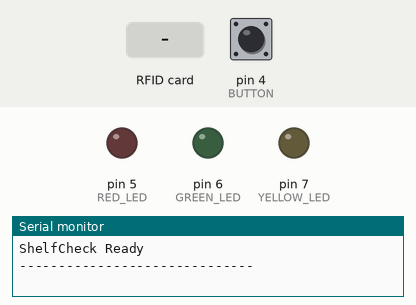
Recording of a sketch running on a simulated Arduino Uno, built with avr-gcc and run on an emulated ATmega328P. On the bench: output pins drawn as LEDs (lit = HIGH), the last lines printed to the serial monitor. The test bench sets the inputs (shaded band); at power-on: pin 4 (BUTTON) HIGH. Pins used as bus, display or sensor lines are not drawn.

Above: at 1.2 s.
1.3 s: pin 4 (BUTTON) pulled LOW for 1 s
At 2.1 s:
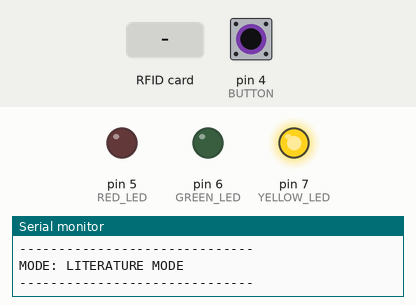
5.3 s: pin 4 (BUTTON) pulled LOW for 0.15 s
At 5.8 s:
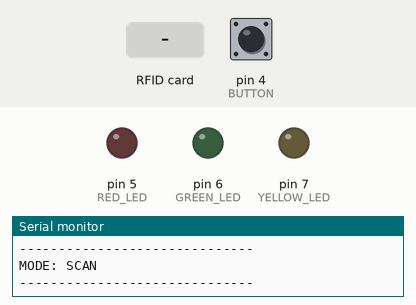
7.1 s: RFID card C6 95 B5 01 held to the reader
At 7.5 s:
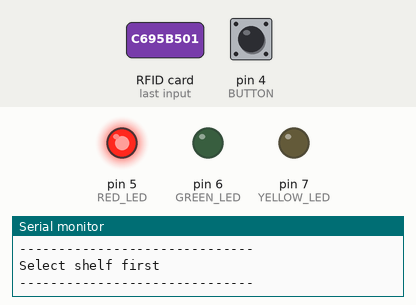
9.1 s: RFID card E2 53 F9 04 held to the reader
At 9.8 s:
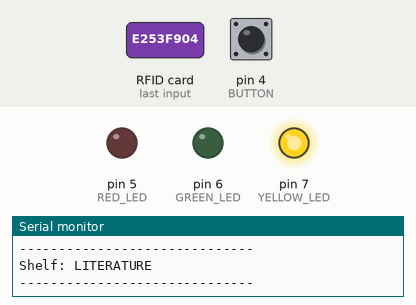
10.6 s: RFID card C6 95 B5 01 held to the reader
At 11.2 s:
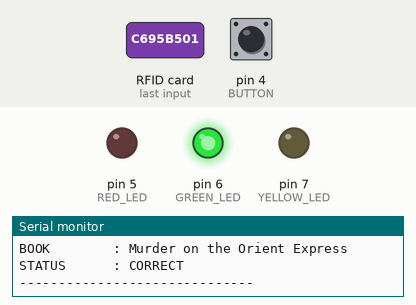
12.9 s: pin 4 (BUTTON) driven LOW
At 16.3 s:
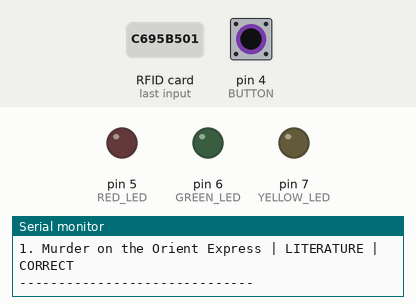
Timing chart, 0 to 16.9 s (numbered marks = the images above; inputs shaded):
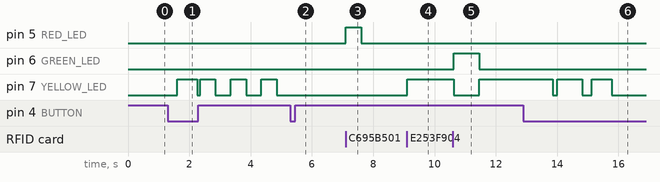

Measured:
- after the input at 1.3 s, pin 7 (YELLOW_LED): LOW → HIGH after 0.31 s, → LOW 0.65 s later, → HIGH 0.09 s later, → LOW 0.50 s later, … (8 changes in this stretch)
- after the input at 5.3 s, pin 7 (YELLOW_LED): stops changing and stays LOW
- after the input at 7.1 s, pin 5 (RED_LED): LOW → HIGH at once, → LOW 0.50 s later
- after the input at 9.1 s, pin 7 (YELLOW_LED): LOW → HIGH at once
- after the input at 10.6 s, pin 6 (GREEN_LED): LOW → HIGH at once, → LOW 0.84 s later; pin 7 (YELLOW_LED): HIGH → LOW at once, → HIGH 0.84 s later
- after the input at 12.9 s, pin 7 (YELLOW_LED): goes LOW 0.15 s, HIGH 0.80 s, LOW 0.33 s, HIGH 0.65 s, then LOW, starting after 0.96 s

The sketch:

V12.ino
```cpp
#include <SPI.h>
#include <MFRC522.h>

#define SS_PIN 10
#define RST_PIN 9

MFRC522 rfid(SS_PIN,RST_PIN);

#define BUTTON 4
#define RED_LED 5
#define YELLOW_LED 7
#define GREEN_LED 6

#define MODE_SCAN 0
#define MODE_TECH 1
#define MODE_LITERATURE 2
#define MODE_REVIEW 3

int mode=0;

String shelfLITERATURE="E253F904";
String shelfTech="BC141307";

String LITERATUREUIDs[5]={"C695B501","C1503A1D","5387B534","B1BBD21D","B104981D"};
String LITERATURENames[5]={"Murder on the Orient Express","Crime and Punishment","The Great Gatsby","The Hound of the Baskervilles","The Time Machine"};

String techUIDs[5]={"C1D02B07","53643D34","90DB2226","33838033","906ED526"};
String techNames[5]={"Clean Code","Computer Networks","Operating System Concepts","Deep Learning","Code: Hardware & Software"};

String histBook[5];
String histShelf[5];
String histResult[5];
int histIndex=0;

String activeShelf="NONE";

bool reportPrinted=false;

void resetLEDs(){
  digitalWrite(RED_LED,LOW);
  digitalWrite(YELLOW_LED,LOW);
  digitalWrite(GREEN_LED,LOW);
}

void printLine(){
  Serial.println("------------------------------");
}

String getCorrectShelf(String uid){
  for(int i=0;i<5;i++){
    if(uid==LITERATUREUIDs[i])return "LITERATURE";
    if(uid==techUIDs[i])return "TECH";
  }
  return "UNKNOWN";
}

void addHistory(String book,String shelf,String result){
  histBook[histIndex]=book;
  histShelf[histIndex]=shelf;
  histResult[histIndex]=result;
  histIndex=(histIndex+1)%5;
}

void setup(){
  Serial.begin(9600);
  SPI.begin();
  rfid.PCD_Init();

  pinMode(BUTTON,INPUT_PULLUP);
  pinMode(RED_LED,OUTPUT);
  pinMode(YELLOW_LED,OUTPUT);
  pinMode(GREEN_LED,OUTPUT);

  Serial.println("ShelfCheck Ready");
  printLine();
}

void loop(){

  if(digitalRead(BUTTON)==LOW){
    mode++;
    if(mode>3)mode=0;

    delay(300);
    resetLEDs();
    reportPrinted=false;

    Serial.print("MODE: ");

    if(mode==MODE_SCAN){
      Serial.println("SCAN");
      activeShelf="NONE";
    }
    else if(mode==MODE_TECH){
      Serial.println("TECH MODE");
      activeShelf="TECH";
      digitalWrite(YELLOW_LED,HIGH);
    }
    else if(mode==MODE_LITERATURE){
      Serial.println("LITERATURE MODE");
      activeShelf="LITERATURE";
      digitalWrite(YELLOW_LED,HIGH);
    }
    else if(mode==MODE_REVIEW){
      Serial.println("REVIEW MODE");
    }

    printLine();
  }

  if(mode==MODE_REVIEW){

    if(!reportPrinted){
      Serial.println("=======================");
      Serial.println("SHELF REPORT ");
      Serial.println("==============================");

      int count=1;
      int idx=histIndex;

      for(int i=0;i<5;i++){
        idx--;
        if(idx<0)idx=4;

        if(histBook[idx]!=""){
          Serial.print(count);
          Serial.print(". ");
          Serial.print(histBook[idx]);
          Serial.print(" | ");
          Serial.print(histShelf[idx]);
          Serial.print(" | ");
          Serial.println(histResult[idx]);
          count++;
        }
      }

      Serial.println("------------------------------");
      reportPrinted=true;
    }

    static bool blink=false;
    blink=!blink;
    digitalWrite(YELLOW_LED,blink);

    delay(500);
    return;
  }

  if(!rfid.PICC_IsNewCardPresent())return;
  if(!rfid.PICC_ReadCardSerial())return;

  String uid="";
  for(byte i=0;i<rfid.uid.size;i++){
    if(rfid.uid.uidByte[i]<0x10)uid+="0";
    uid+=String(rfid.uid.uidByte[i],HEX);
  }
  uid.toUpperCase();

  resetLEDs();

  String shelf=activeShelf;

  if(mode==MODE_SCAN){

    if(uid==shelfLITERATURE){
      if(activeShelf!="LITERATURE"){
        activeShelf="LITERATURE";
        Serial.println("Shelf: LITERATURE");
        printLine();
        digitalWrite(YELLOW_LED,HIGH);
      }
      delay(300);
      return;
    }

    if(uid==shelfTech){
      if(activeShelf!="TECH"){
        activeShelf="TECH";
        Serial.println("Shelf: TECH");
        printLine();
        digitalWrite(YELLOW_LED,HIGH);
      }
      delay(300);
      return;
    }

    shelf=activeShelf;
  }

  if(shelf=="NONE"){
    Serial.println("Select shelf first");
    printLine();
    digitalWrite(RED_LED,HIGH);
    delay(500);
    resetLEDs();
    return;
  }

  String correctShelf=getCorrectShelf(uid);
  String bookName="UNKNOWN";

  if(correctShelf=="LITERATURE"){
    for(int i=0;i<5;i++){
      if(uid==LITERATUREUIDs[i]){
        bookName=LITERATURENames[i];
        break;
      }
    }
  }
  else if(correctShelf=="TECH"){
    for(int i=0;i<5;i++){
      if(uid==techUIDs[i]){
        bookName=techNames[i];
        break;
      }
    }
  }

  if(bookName!="UNKNOWN"){

    if(correctShelf==shelf){
      digitalWrite(GREEN_LED,HIGH);

      Serial.print("BOOK        : ");
      Serial.println(bookName);
      Serial.println("STATUS      : CORRECT");

      addHistory(bookName,shelf,"CORRECT");
    }
    else{
      digitalWrite(RED_LED,HIGH);

      Serial.print("BOOK        : ");
      Serial.println(bookName);
      Serial.println("STATUS      : MISPLACED");

      Serial.print("CORRECT SHELF: ");
      Serial.println(correctShelf);

      addHistory(bookName,correctShelf,"MISPLACED");
    }

  }
  else{
    digitalWrite(RED_LED,HIGH);

    Serial.println("BOOK        : UNKNOWN TAG");
    Serial.println("STATUS      : MISPLACED");

    Serial.print("EXPECTED     : ");
    Serial.println(shelf);

    addHistory("UNKNOWN",shelf,"MISPLACED");
  }

  printLine();
  delay(800);

  resetLEDs();
  digitalWrite(YELLOW_LED,HIGH);

  rfid.PICC_HaltA();
}
```
